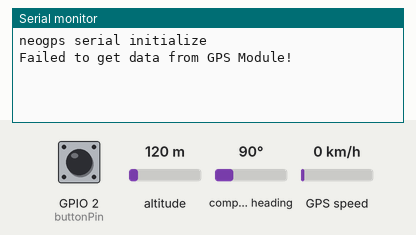
Simulated run of this sketch. Board: ESP32. On the bench: the last lines printed to the serial monitor. The test bench sets the inputs (shaded band); at power-on: GPIO 2 (buttonPin) LOW, GPS speed 0 km/h, altitude 120 m, compass heading 90°. WiFi joins after 1.5 s; servers stay silent unless stated; the GPS gets a fix after 3 s at 37.7749, -122.4194 with 8 satellites.

Above: at 3.0 s.
3.1 s: GPIO 2 (buttonPin) pulled HIGH for 1 s
At 4.2 s:
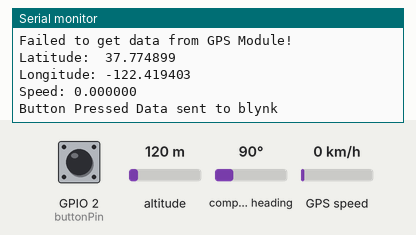
5.6 s: GPS speed set to 2 km/h
At 6.6 s:
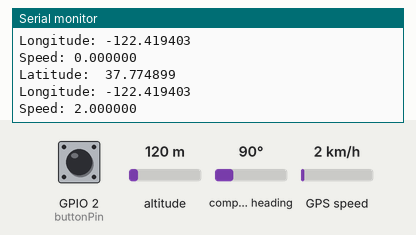
7.1 s: GPS speed set to 30 km/h
At 8.5 s:
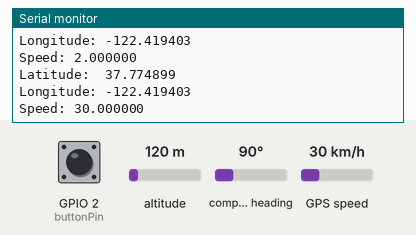
Timing chart, 0 to 10.1 s (numbered marks = the images above; inputs shaded):
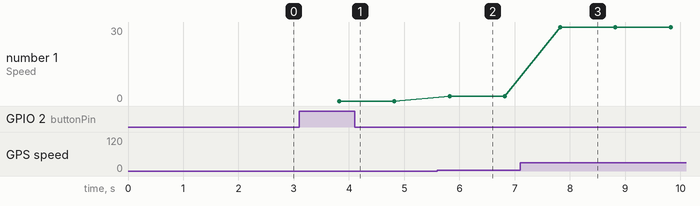

Measured:
- after the input at 3.1 s, the serial monitor: prints a new line after 0.72 s (image 1)
- after the input at 5.6 s, the serial monitor: prints a new line after 0.22 s (image 2)
- after the input at 7.1 s, the serial monitor: prints a new line after 0.72 s (image 3)
- plotted number 1: 0 → 2 after the input at 5.6 s, 2 → 30 after the input at 7.1 s

The sketch:

GPSfinal.ino
```cpp
#define BLYNK_TEMPLATE_ID "TMPL5y3fQfVH"
#define BLYNK_DEVICE_NAME "GSP Module"
#define BLYNK_AUTH_TOKEN "195Mpiw4Pgq4DocVs3JXXg3l7iRuux1x"
//------------------------------------------------------------------------------
//--------Global Variables__------------------------------------------------
char auth[] = BLYNK_AUTH_TOKEN;
// WiFi credentials.
char ssid[] = "Wie gehts??";
char pass[] = "idontknow";
char emergency_msg[]="The user is in Emergency, Reach out fast !!";
char normal_msg[]="Running Good !!";
int buttonState = 0;
//------------------------------------------------------------------------------
#define BLYNK_PRINT Serial
//------------------Header Files----------------------------------------------
#include <WiFi.h>
#include <WiFiClient.h>
#include <BlynkSimpleEsp32.h>
#include <TinyGPS++.h>
#include <TimeLib.h>
//------------------------------------------------------------------------------
//GPS Module Settings
//GPS Module RX pin to ESP32 17
//GPS Module TX pin to ESP32 16
#define RXD2 16
#define TXD2 17
const int buttonPin = 2;     // the number of the pushbutton pin
HardwareSerial neogps(2);
TinyGPSPlus gps;
BlynkTimer timer;
void sendgps();
#define INTERVAL 1000L
//------------------------------------------------------------------------------
/************************************************************************************
 *  setup() function
 **********************************************************************************/
void setup()
{
  //-----------------------------------------------------------
  Serial.begin(9600);
  //-----------------------------------------------------------
  Blynk.begin(auth, ssid, pass);
  //Set GPS module baud rate
  neogps.begin(9600, SERIAL_8N1, RXD2, TXD2);
  pinMode(buttonPin, INPUT);
  Serial.println("neogps serial initialize");
  delay(10);
  timer.setInterval(INTERVAL, sendGps);
}

/************************************************************************************
 *  loop() function
 **********************************************************************************/
void loop()
{
  Blynk.run();
  timer.run();
}

void sendGps()
{
  //-----------------------------------------------------------
  while(neogps.available())
  {
    if (gps.encode(neogps.read()))
    {
      break;
    }
  }
  //-----------------------------------------------------------
  if (!gps.location.isValid())
  {
    Serial.println("Failed to get data from GPS Module!");
    return;
  }
  //-----------------------------------------------------------
  //get latitude and longitude
  float latitude = gps.location.lat();
  float longitude = gps.location.lng();
  float speed = gps.speed.kmph();
  //-----------------------------------------------------------
  Serial.print("Latitude:  ");
  Serial.println(latitude, 6);
  Serial.print("Longitude: ");
  Serial.println(longitude, 6);
  Serial.print("Speed: ");
  Serial.println(speed, 6);
  //-----------------------------------------------------------
  Blynk.virtualWrite(V1, String(latitude, 6));
  Blynk.virtualWrite(V2, String(longitude, 6));
  Blynk.virtualWrite(V0, String(speed));
  //-----------------------------------------------------------
  buttonState = digitalRead(buttonPin);
  if (buttonState == HIGH) {
      Serial.println("Button Pressed Data sent to blynk");
      Blynk.virtualWrite(V3, emergency_msg);
      }
  if (buttonState == LOW) {
      Blynk.virtualWrite(V3,normal_msg);
      }
}
```
